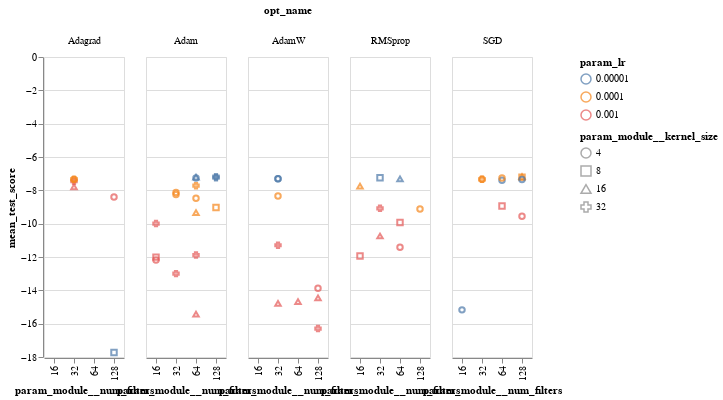

Write notebook code for a chart like this one.
### Code cell
alt.Chart(sm_res_df).mark_point().encode(
    x='param_module__num_filters:O',
    y='mean_test_score:Q',
    color=alt.Color('param_lr:N',scale=alt.Scale(scheme='tableau10')),
    column='opt_name:N',
#     detail='model_desc:N',
    shape="param_module__kernel_size:N",
    tooltip=["param_module__num_filters:N","param_module__kernel_size:N","param_lr:N","param_module__num_fc_nodes1:N"]
    
).interactive()

### Figure 1 — Vega-Lite specification as saved in the notebook (floating-point values rounded to 4 significant figures)
{"config": {"view": {"continuousWidth": 400, "continuousHeight": 300}}, "data": {"name": "data-e1bb3be0992aa3a7d152ed2cdf292aba"}, "mark": "point", "encoding": {"color": {"type": "nominal", "field": "param_lr", "scale": {"scheme": "tableau10"}}, "column": {"type": "nominal", "field": "opt_name"}, "shape": {"type": "nominal", "field": "param_module__kernel_size"}, "tooltip": [{"type": "nominal", "field": "param_module__num_filters"}, {"type": "nominal", "field": "param_module__kernel_size"}, {"type": "nominal", "field": "param_lr"}, {"type": "nominal", "field": "param_module__num_fc_nodes1"}], "x": {"type": "ordinal", "field": "param_module__num_filters"}, "y": {"type": "quantitative", "field": "mean_test_score"}}, "selection": {"selector013": {"type": "interval", "bind": "scales", "encodings": ["x", "y"]}}, "$schema": "https://vega.github.io/schema/vega-lite/v4.8.1.json", "datasets": {"data-e1bb3be0992aa3a7d152ed2cdf292aba": [{"rank_test_score": 34, "mean_test_score": -9.996, "param_module__num_filters": 16, "param_module__kernel_size": 32, "param_lr": 0.001, "param_module__num_fc_nodes1": 10, "opt_name": "Adam"}, {"rank_test_score": 4, "mean_test_score": -7.214, "param_module__num_filters": 64, "param_module__kernel_size": 16, "param_lr": 1e-05, "param_module__num_fc_nodes1": 50, "opt_name": "Adam"}, {"rank_test_score": 28, "mean_test_score": -9.023, "param_module__num_filters": 128, "param_module__kernel_size": 8, "param_lr": 0.0001, "param_module__num_fc_nodes1": 25, "opt_name": "Adam"}, {"rank_test_score": 23, "mean_test_score": -8.246, "param_module__num_filters": 32, "param_module__kernel_size": 4, "param_lr": 0.0001, "param_module__num_fc_nodes1": 100, "opt_name": "Adam"}, {"rank_test_score": 12, "mean_test_score": -7.329, "param_module__num_filters": 32, "param_module__kernel_size": 4, "param_lr": 0.0001, "param_module__num_fc_nodes1": 25, "opt_name": "SGD"}, {"rank_test_score": 38, "mean_test_score": -11.89, "param_module__num_filters": 64, "param_module__kernel_size": 32, "param_lr": 0.001, "param_module__num_fc_nodes1": 100, "opt_name": "Adam"}, {"rank_test_score": 11, "mean_test_score": -7.317, "param_module__num_filters": 64, "param_module__kernel_size": 16, "param_lr": 1e-05, "param_module__num_fc_nodes1": 100, "opt_name": "RMSprop"}, {"rank_test_score": 18, "mean_test_score": -7.455, "param_module__num_filters": 32, "param_module__kernel_size": 32, "param_lr": 0.001, "param_module__num_fc_nodes1": 25, "opt_name": "Adagrad"}, {"rank_test_score": 32, "mean_test_score": -9.551, "param_module__num_filters": 128, "param_module__kernel_size": 4, "param_lr": 0.001, "param_module__num_fc_nodes1": 25, "opt_name": "SGD"}, {"rank_test_score": 43, "mean_test_score": -13.88, "param_module__num_filters": 128, "param_module__kernel_size": 4, "param_lr": 0.001, "param_module__num_fc_nodes1": 100, "opt_name": "AdamW"}, {"rank_test_score": 14, "mean_test_score": -7.341, "param_module__num_filters": 32, "param_module__kernel_size": 32, "param_lr": 0.0001, "param_module__num_fc_nodes1": 100, "opt_name": "SGD"}, {"rank_test_score": 13, "mean_test_score": -7.331, "param_module__num_filters": 32, "param_module__kernel_size": 4, "param_lr": 0.0001, "param_module__num_fc_nodes1": 25, "opt_name": "Adagrad"}, {"rank_test_score": 48, "mean_test_score": -15.42, "param_module__num_filters": 64, "param_module__kernel_size": 16, "param_lr": 0.001, "param_module__num_fc_nodes1": 25, "opt_name": "Adam"}, {"rank_test_score": 39, "mean_test_score": -11.93, "param_module__num_filters": 16, "param_module__kernel_size": 8, "param_lr": 0.001, "param_module__num_fc_nodes1": 25, "opt_name": "RMSprop"}, {"rank_test_score": 17, "mean_test_score": -7.395, "param_module__num_filters": 64, "param_module__kernel_size": 4, "param_lr": 1e-05, "param_module__num_fc_nodes1": 100, "opt_name": "SGD"}, {"rank_test_score": 10, "mean_test_score": -7.307, "param_module__num_filters": 32, "param_module__kernel_size": 4, "param_lr": 1e-05, "param_module__num_fc_nodes1": 50, "opt_name": "AdamW"}, {"rank_test_score": 40, "mean_test_score": -12.01, "param_module__num_filters": 16, "param_module__kernel_size": 8, "param_lr": 0.001, "param_module__num_fc_nodes1": 25, "opt_name": "Adam"}, {"rank_test_score": 6, "mean_test_score": -7.242, "param_module__num_filters": 32, "param_module__kernel_size": 8, "param_lr": 1e-05, "param_module__num_fc_nodes1": 100, "opt_name": "RMSprop"}, {"rank_test_score": 15, "mean_test_score": -7.345, "param_module__num_filters": 32, "param_module__kernel_size": 32, "param_lr": 0.0001, "param_module__num_fc_nodes1": 10, "opt_name": "Adagrad"}, {"rank_test_score": 33, "mean_test_score": -9.935, "param_module__num_filters": 64, "param_module__kernel_size": 8, "param_lr": 0.001, "param_module__num_fc_nodes1": 10, "opt_name": "RMSprop"}, {"rank_test_score": 46, "mean_test_score": -14.78, "param_module__num_filters": 32, "param_module__kernel_size": 16, "param_lr": 0.001, "param_module__num_fc_nodes1": 100, "opt_name": "AdamW"}, {"rank_test_score": 24, "mean_test_score": -8.343, "param_module__num_filters": 32, "param_module__kernel_size": 4, "param_lr": 0.0001, "param_module__num_fc_nodes1": 100, "opt_name": "AdamW"}, {"rank_test_score": 50, "mean_test_score": -17.74, "param_module__num_filters": 128, "param_module__kernel_size": 8, "param_lr": 1e-05, "param_module__num_fc_nodes1": 10, "opt_name": "Adagrad"}, {"rank_test_score": 27, "mean_test_score": -8.935, "param_module__num_filters": 64, "param_module__kernel_size": 8, "param_lr": 0.001, "param_module__num_fc_nodes1": 10, "opt_name": "SGD"}, {"rank_test_score": 7, "mean_test_score": -7.254, "param_module__num_filters": 64, "param_module__kernel_size": 4, "param_lr": 1e-05, "param_module__num_fc_nodes1": 25, "opt_name": "Adam"}, {"rank_test_score": 47, "mean_test_score": -15.17, "param_module__num_filters": 16, "param_module__kernel_size": 4, "param_lr": 1e-05, "param_module__num_fc_nodes1": 50, "opt_name": "SGD"}, {"rank_test_score": 36, "mean_test_score": -11.29, "param_module__num_filters": 32, "param_module__kernel_size": 32, "param_lr": 0.001, "param_module__num_fc_nodes1": 10, "opt_name": "AdamW"}, {"rank_test_score": 8, "mean_test_score": -7.266, "param_module__num_filters": 64, "param_module__kernel_size": 4, "param_lr": 0.0001, "param_module__num_fc_nodes1": 50, "opt_name": "SGD"}, {"rank_test_score": 37, "mean_test_score": -11.42, "param_module__num_filters": 64, "param_module__kernel_size": 4, "param_lr": 0.001, "param_module__num_fc_nodes1": 25, "opt_name": "RMSprop"}, {"rank_test_score": 19, "mean_test_score": -7.72, "param_module__num_filters": 64, "param_module__kernel_size": 32, "param_lr": 0.0001, "param_module__num_fc_nodes1": 10, "opt_name": "Adam"}, {"rank_test_score": 22, "mean_test_score": -8.124, "param_module__num_filters": 32, "param_module__kernel_size": 4, "param_lr": 0.0001, "param_module__num_fc_nodes1": 50, "opt_name": "Adam"}, {"rank_test_score": 44, "mean_test_score": -14.45, "param_module__num_filters": 128, "param_module__kernel_size": 16, "param_lr": 0.001, "param_module__num_fc_nodes1": 100, "opt_name": "AdamW"}, {"rank_test_score": 41, "mean_test_score": -12.18, "param_module__num_filters": 16, "param_module__kernel_size": 4, "param_lr": 0.001, "param_module__num_fc_nodes1": 50, "opt_name": "Adam"}, {"rank_test_score": 26, "mean_test_score": -8.474, "param_module__num_filters": 64, "param_module__kernel_size": 4, "param_lr": 0.0001, "param_module__num_fc_nodes1": 50, "opt_name": "Adam"}, {"rank_test_score": 25, "mean_test_score": -8.406, "param_module__num_filters": 128, "param_module__kernel_size": 4, "param_lr": 0.001, "param_module__num_fc_nodes1": 10, "opt_name": "Adagrad"}, {"rank_test_score": 3, "mean_test_score": -7.21, "param_module__num_filters": 128, "param_module__kernel_size": 8, "param_lr": 0.0001, "param_module__num_fc_nodes1": 25, "opt_name": "SGD"}, {"rank_test_score": 42, "mean_test_score": -13.0, "param_module__num_filters": 32, "param_module__kernel_size": 32, "param_lr": 0.001, "param_module__num_fc_nodes1": 100, "opt_name": "Adam"}, {"rank_test_score": 31, "mean_test_score": -9.333, "param_module__num_filters": 64, "param_module__kernel_size": 16, "param_lr": 0.0001, "param_module__num_fc_nodes1": 100, "opt_name": "Adam"}, {"rank_test_score": 45, "mean_test_score": -14.67, "param_module__num_filters": 64, "param_module__kernel_size": 16, "param_lr": 0.001, "param_module__num_fc_nodes1": 100, "opt_name": "AdamW"}, {"rank_test_score": 20, "mean_test_score": -7.747, "param_module__num_filters": 16, "param_module__kernel_size": 16, "param_lr": 0.0001, "param_module__num_fc_nodes1": 25, "opt_name": "RMSprop"}, {"rank_test_score": 5, "mean_test_score": -7.242, "param_module__num_filters": 128, "param_module__kernel_size": 32, "param_lr": 1e-05, "param_module__num_fc_nodes1": 50, "opt_name": "Adam"}, {"rank_test_score": 2, "mean_test_score": -7.18, "param_module__num_filters": 128, "param_module__kernel_size": 16, "param_lr": 0.0001, "param_module__num_fc_nodes1": 50, "opt_name": "SGD"}, {"rank_test_score": 21, "mean_test_score": -7.798, "param_module__num_filters": 32, "param_module__kernel_size": 16, "param_lr": 0.001, "param_module__num_fc_nodes1": 50, "opt_name": "Adagrad"}, {"rank_test_score": 30, "mean_test_score": -9.12, "param_module__num_filters": 128, "param_module__kernel_size": 4, "param_lr": 0.0001, "param_module__num_fc_nodes1": 10, "opt_name": "RMSprop"}, {"rank_test_score": 35, "mean_test_score": -10.74, "param_module__num_filters": 32, "param_module__kernel_size": 16, "param_lr": 0.001, "param_module__num_fc_nodes1": 25, "opt_name": "RMSprop"}, {"rank_test_score": 16, "mean_test_score": -7.347, "param_module__num_filters": 128, "param_module__kernel_size": 4, "param_lr": 1e-05, "param_module__num_fc_nodes1": 25, "opt_name": "SGD"}, {"rank_test_score": 49, "mean_test_score": -16.29, "param_module__num_filters": 128, "param_module__kernel_size": 32, "param_lr": 0.001, "param_module__num_fc_nodes1": 50, "opt_name": "AdamW"}, {"rank_test_score": 9, "mean_test_score": -7.307, "param_module__num_filters": 32, "param_module__kernel_size": 4, "param_lr": 1e-05, "param_module__num_fc_nodes1": 100, "opt_name": "AdamW"}, {"rank_test_score": 29, "mean_test_score": -9.078, "param_module__num_filters": 32, "param_module__kernel_size": 32, "param_lr": 0.001, "param_module__num_fc_nodes1": 100, "opt_name": "RMSprop"}, {"rank_test_score": 1, "mean_test_score": -7.18, "param_module__num_filters": 128, "param_module__kernel_size": 32, "param_lr": 1e-05, "param_module__num_fc_nodes1": 25, "opt_name": "Adam"}]}}
